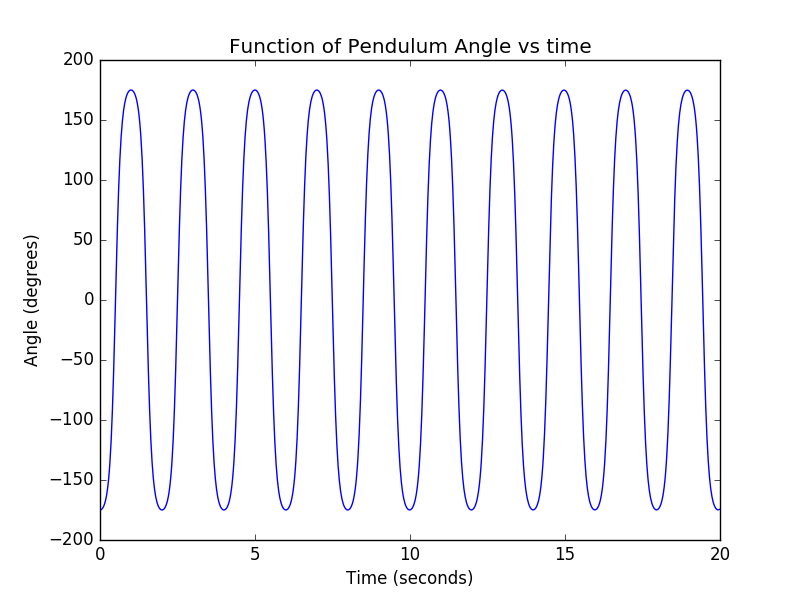

This chart was generated by the following Python code:
#!/usr/bin/env python3
# -*- coding: utf-8 -*-
"""
Created on Tue Apr 25 14:45:36 2017

@author: elizabethsizemore
"""

from math import sin
import numpy as np
from numpy import *
import matplotlib.pyplot as plt

#given information
l=.12 #arm length (m)
g=9.8 #gravity (m/s^2)
initial_t=0.0 #initial time seconds
final_t= 20.0 #stop time seconds
N=1000#number of steps
h=(final_t-initial_t)/N #step size conditions

def f(r,t):
    theta= r[0]
    omega=r[1]
    ddttheta=omega
    ddtomega=-(g/l)*sin(theta*np.pi/180)
    return np.array ([ddttheta*180/np.pi, ddtomega], float)
    
tpoints=arange(initial_t, final_t, h)
xpoints =[]
r=(-175, 0.0)


#Use 4th order runga kutta
for t in tpoints:
    xpoints.append(r[0])
    k1=h*f(r, t)
    k2= h*f(r+ 0.5*k1, t+0.5*h)
    k3=h*f(r + 0.5*k2, t+0.5*h)
    k4=h*f(r+k3, t+h)
    r+= (k1+2*k2+2*k3+k4)/6


plt.plot (tpoints, xpoints)
plt.xlabel('Time (seconds)')
plt.ylabel('Angle (degrees)')
plt.title('Function of Pendulum Angle vs time')
